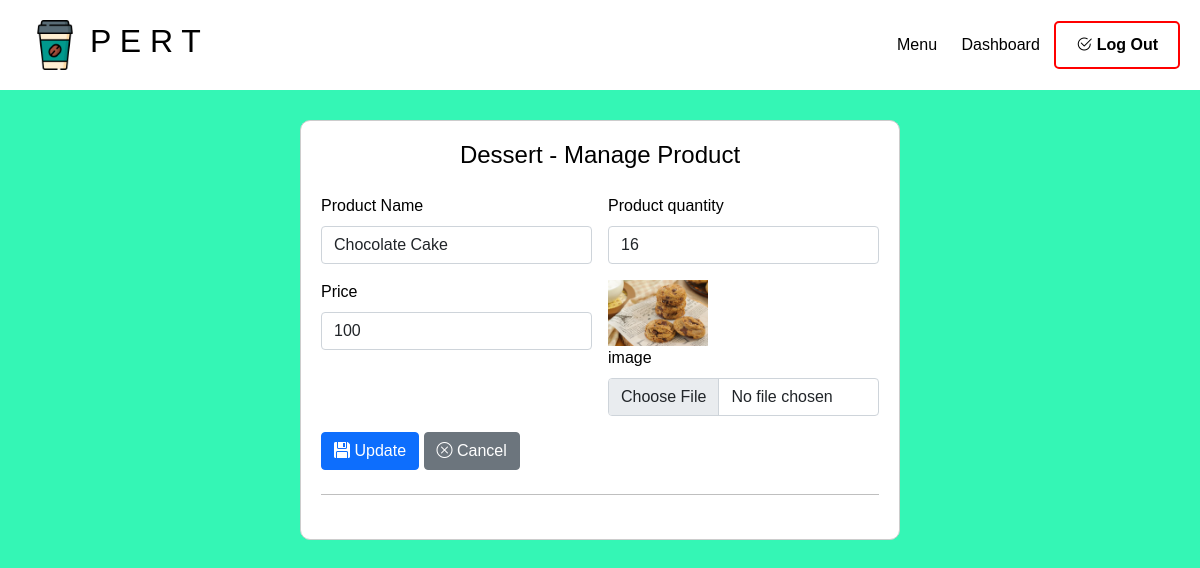
Page /Managerphp/dessert_config.php?id=1 (signed in) on the earlier database version.
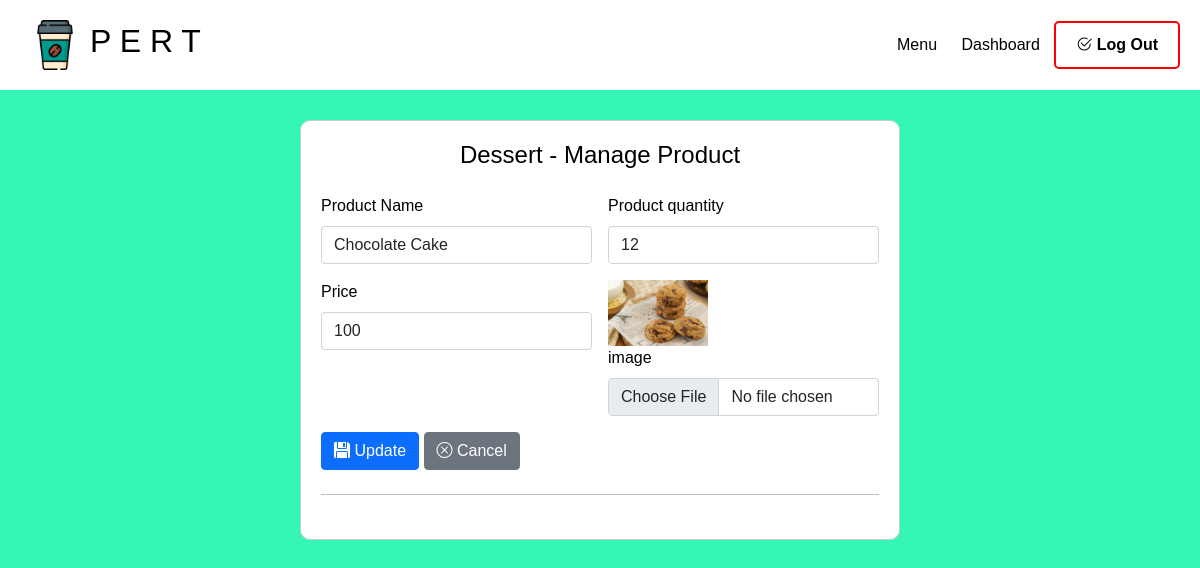
Same page on the later database version.
### tables this page shows
CREATE TABLE `dessert_menu` (
  `dess_menuID` int(10) NOT NULL,
  `dess_menuName` varchar(255) NOT NULL,
  `dess_quantity` int(3) DEFAULT NULL,
  `dess_price` int(3) NOT NULL,
  `dess_picture` varchar(255) NOT NULL
);

### Managerphp/dessert_config.php (the view, shortened to what this page needs)
<?php
include '../condb/database.php';
$result = [
    'dess_menuID' => '',
    'dess_menuName' => '',
    'dess_quantity' => '',
    'dess_price' => '',
    'dess_picture' => '',
];
if (!empty($_GET['id'])) {
    $query_product = mysqli_query($conn, "SELECT * FROM dessert_menu WHERE dess_menuID = '{$_GET['id']}'");
    $result = mysqli_fetch_assoc($query_product);
}
?>
<!DOCTYPE html>
<html lang="en">
<head>
    <link href="https://cdn.jsdelivr.net/npm/bootstrap@5.0.2/dist/css/bootstrap.min.css" rel="stylesheet">
    <link rel="stylesheet" href="https://cdn.jsdelivr.net/npm/bootstrap-icons@1.11.3/font/bootstrap-icons.min.css">
    <link rel="stylesheet" href="../css/add_styles.css">
</head>
<body>
    <div class="nav">
        <div class="logo-container">
            <a href="#"><img src="../image/coffee-cup.png" class="logo" /></a>
            <h2>P E R T</h2>
        </div>
        <div class="links">
            <a href="index.php">Menu</a>
            <a href="#">Dashboard</a>
            <button id="LogoutBtn"><i class="bi bi-check2-circle"></i> Log Out</button>
        </div>
    </div>
    <div class="container">
        <div class="ter">
            <div class="row justify-content-center">
                <div class="col-md-8">
                    <div class="form-container">
                        <h4 class="text-center mb-4">Dessert - Manage Product</h4>
                        <form action="../condb/dessert-configdb.php" method="post" enctype="multipart/form-data">
                            <div class="row g-3 mb-3">
                                <div class="col-sm-6">
                                    <label class="form-label">Product Name</label>
                                    <input type="text" name="product_name" class="form-control" value="<?php echo $result['dess_menuName']; ?>">
                                </div>
                                <div class="col-sm-6">
                                    <label class="form-label">Product quantity</label>
                                    <input type="number" name="product_quantity" class="form-control" value="<?php echo $result['dess_quantity']; ?>">
                                </div>
                                <div class="col-sm-6">
                                    <label class="form-label">Price</label>
                                    <input type="text" name="price" class="form-control" value="<?php echo $result['dess_price']; ?>">
                                </div>
                                <div class="col-sm-6">
                                    <div>
                                        <?php if (!empty($result['dess_picture'])) : ?>
                                            <img src="../image/menu/Dessert/<?php echo $result['dess_picture']; ?>" width="100" alt="Product Image">
                                        <?php endif; ?>
                                    </div>
                                    <label for="formfile" class="form-label">image</label>
                                    <input type="file" name="profile_image" class="form-control" accept="image/png, image/jpg, image/jpeg">
                                </div>
                            </div>
                            <?php if (empty($result['dess_menuID'])) : ?>
                                <button type="submit" class="btn btn-primary"><i class="bi bi-floppy-fill"></i> Create</button>
                            <?php else : ?>
                                <button type="submit" class="btn btn-primary"><i class="bi bi-floppy-fill"></i> Update</button>
                            <?php endif; ?>
                            <a role="button" class="btn btn-secondary" href="index.php"><i class="bi bi-x-circle"></i> Cancel </a>
                            <hr class="my-4">
                        </form>
                    </div>
                </div>
            </div>
        </div>
    </div>
</body>
</html>

Differences in the rows shown:
changed dessert_menu "Chocolate Cake": product_quantity "16" → "12"
